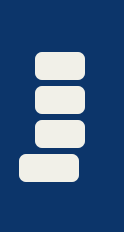
        <widget class="QFrame" name="frame_43">
         <property name="minimumSize">
          <size>
           <width>104</width>
           <height>0</height>
          </size>
         </property>
         <property name="maximumSize">
          <size>
           <width>124</width>
           <height>16777215</height>
          </size>
         </property>
         <property name="styleSheet">
          <string notr="true">QFrame{
	background: #0C356A;
	border-radius:3px;
}


QPushButton{
	color: white;
	padding: 5px;
	font-size: 11pt;
	font-weight: bold;
}

QPushButton:hover{
	background: #a3a3a3;
}

QPushButton:disabled {
    color: #8D8D8D;
}

QPushButton:pressed {
	background: rgb(0, 0, 0);
}
</string>
         </property>
         <property name="frameShape">
          <enum>QFrame::NoFrame</enum>
         </property>
         <property name="frameShadow">
          <enum>QFrame::Sunken</enum>
         </property>
         <property name="lineWidth">
          <number>3</number>
         </property>
         <layout class="QVBoxLayout" name="verticalLayout_36">
          <property name="spacing">
           <number>6</number>
          </property>
          <property name="leftMargin">
           <number>19</number>
          </property>
          <property name="topMargin">
           <number>10</number>
          </property>
          <property name="rightMargin">
           <number>22</number>
          </property>
          <property name="bottomMargin">
           <number>10</number>
          </property>
          <item>
           <spacer name="verticalSpacer_2">
            <property name="orientation">
             <enum>Qt::Vertical</enum>
            </property>
            <property name="sizeType">
             <enum>QSizePolicy::Fixed</enum>
            </property>
            <property name="sizeHint" stdset="0">
             <size>
              <width>10</width>
              <height>36</height>
             </size>
            </property>
           </spacer>
          </item>
          <item>
           <widget class="QFrame" name="frame_19">
            <property name="maximumSize">
             <size>
              <width>50</width>
              <height>50</height>
             </size>
            </property>
            <property name="baseSize">
             <size>
              <width>10</width>
              <height>10</height>
             </size>
            </property>
            <property name="styleSheet">
             <string notr="true">background-color:rgb(140, 140, 140)</string>
            </property>
            <property name="frameShape">
             <enum>QFrame::NoFrame</enum>
            </property>
            <property name="frameShadow">
             <enum>QFrame::Raised</enum>
            </property>
            <property name="lineWidth">
             <number>4</number>
            </property>
            <layout class="QVBoxLayout" name="verticalLayout_14">
             <property name="leftMargin">
              <number>0</number>
             </property>
             <property name="topMargin">
              <number>0</number>
             </property>
             <property name="rightMargin">
              <number>0</number>
             </property>
             <property name="bottomMargin">
              <number>0</number>
             </property>
            </layout>
           </widget>
          </item>
          <item alignment="Qt::AlignHCenter">
           <widget class="QPushButton" name="LiveDetectionBT">
            <property name="maximumSize">
             <size>
              <width>59</width>
              <height>57</height>
             </size>
            </property>
            <property name="cursor">
             <cursorShape>PointingHandCursor</cursorShape>
            </property>
            <property name="toolTip">
             <string>Live View</string>
            </property>
            <property name="styleSheet">
             <string notr="true">QPushButton{
	color: white;
    background-color:#F1F0E8;
	padding: 5px;
	font-size: 11pt;
	font-weight: bold;
	border-radius:7px;
}

QPushButton:hover{
	background: #a3a3a3;
}

QPushButton:disabled {
    color: #8D8D8D;
}

QPushButton:pressed {
	background: rgb(0, 0, 0);
}</string>
            </property>
            <property name="text">
             <string/>
            </property>
            <property name="icon">
             <iconset>
              <normaloff>../icons/camera_connection.png</normaloff>../icons/camera_connection.png</iconset>
            </property>
            <property name="iconSize">
             <size>
              <width>51</width>
              <height>51</height>
             </size>
            </property>
           </widget>
          </item>
          <item alignment="Qt::AlignHCenter">
           <widget class="QPushButton" name="ReportConnectionBT">
            <property name="maximumSize">
             <size>
              <width>60</width>
              <height>60</height>
             </size>
            </property>
            <property name="cursor">
             <cursorShape>PointingHandCursor</cursorShape>
            </property>
            <property name="toolTip">
             <string>Report</string>
            </property>
            <property name="styleSheet">
             <string notr="true">QPushButton{
	color: white;
	padding: 5px;
    background-color:#F1F0E8;
	font-size: 11pt;
	font-weight: bold;
	border-radius:7px;
}

QPushButton:hover{
	background: #a3a3a3;
}

QPushButton:disabled {
    color: #8D8D8D;
}

QPushButton:pressed {
	background: rgb(0, 0, 0);
}</string>
            </property>
            <property name="text">
             <string/>
            </property>
            <property name="icon">
             <iconset>
              <normaloff>../icons/monitor.png</normaloff>../icons/monitor.png</iconset>
            </property>
            <property name="iconSize">
             <size>
              <width>51</width>
              <height>51</height>
             </size>
            </property>
           </widget>
          </item>
          <item alignment="Qt::AlignHCenter">
           <widget class="QPushButton" name="HelpConnectionBT">
            <property name="maximumSize">
             <size>
              <width>60</width>
              <height>60</height>
             </size>
            </property>
            <property name="cursor">
             <cursorShape>PointingHandCursor</cursorShape>
            </property>
            <property name="toolTip">
             <string>Defect Parameters</string>
            </property>
            <property name="styleSheet">
             <string notr="true">QPushButton{
	color: white;
	padding: 5px;
	font-size: 11pt;
	font-weight: bold;
	border-radius:7px;
   background-color:#F1F0E8;
}

QPushButton:hover{
	background: #a3a3a3;
}

QPushButton:disabled {
    color: #8D8D8D;
}

QPushButton:pressed {
	background: rgb(0, 0, 0);
}</string>
            </property>
            <property name="text">
             <string/>
            </property>
            <property name="icon">
             <iconset>
              <normaloff>../icons/Capture-calib.PNG</normaloff>../icons/Capture-calib.PNG</iconset>
            </property>
            <property name="iconSize">
             <size>
              <width>51</width>
              <height>51</height>
             </size>
            </property>
           </widget>
          </item>
          <item>
           <widget class="QPushButton" name="CameraSettingBT">
            <property name="maximumSize">
             <size>
              <width>60</width>
              <height>60</height>
             </size>
            </property>
            <property name="cursor">
             <cursorShape>PointingHandCursor</cursorShape>
            </property>
            <property name="toolTip">
             <string>Setting</string>
            </property>
            <property name="styleSheet">
             <string notr="true">QPushButton{
	color: white;
	padding: 5px;
	font-size: 11pt;
	font-weight: bold;
	border-radius:7px;
   background-color:#F1F0E8;
}

QPushButton:hover{
	background: #a3a3a3;
}

QPushButton:disabled {
    color: #8D8D8D;
}

QPushButton:pressed {
	background: rgb(0, 0, 0);
}</string>
            </property>
            <property name="text">
             <string/>
            </property>
            <property name="icon">
             <iconset>
              <normaloff>../icons/settings.png</normaloff>../icons/settings.png</iconset>
            </property>
            <property name="iconSize">
             <size>
              <width>51</width>
              <height>51</height>
             </size>
            </property>
           </widget>
          </item>
          <item>
           <spacer name="verticalSpacer_4">
            <property name="orientation">
             <enum>Qt::Vertical</enum>
            </property>
            <property name="sizeHint" stdset="0">
             <size>
              <width>20</width>
              <height>40</height>
             </size>
            </property>
           </spacer>
          </item>
         </layout>
        </widget>
